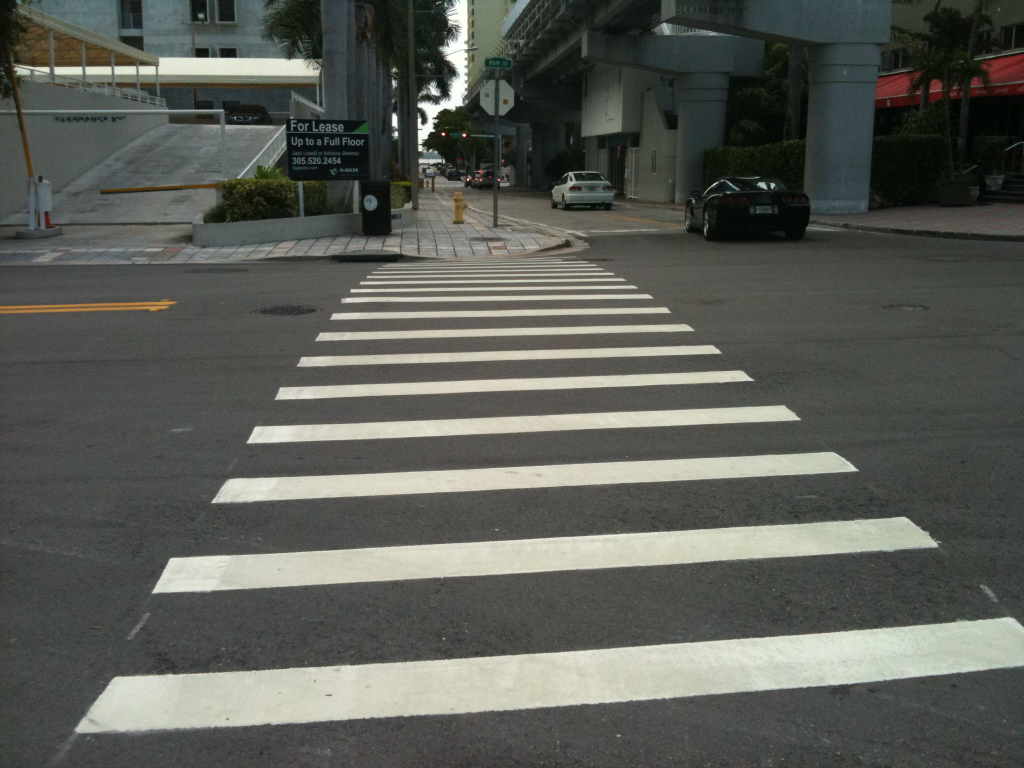
#> input picture data/crosswalk.jpg, 2048 x 1536 px (shown at 1/2 size); its folder holds only this picture in this run
$ python -i traffic_sign_classification.py   (imports and definitions only)
#> lines starting #> are read from the running program, lines starting #| are printed output that depends on the picture; after the words box and inside, x2 and y2 are one past the last pixel; in counts of white or black regions, pixels touching at a corner belong together
#> further down, picture is the input picture: shape (1536, 2048, 3); mean B, G, R 85.9, 92.2, 89.9
from configs import GUI_MODE

import sys
import cv2
import numpy as np

STRUCTURE_KERNEL = cv2.getStructuringElement(cv2.MORPH_RECT, (21, 7))

HSV_BLUE_LOWER = np.array([100, 50, 50])
HSV_BLUE_UPPER = np.array([124, 255, 255])

HSV_RED_LOWER = np.array([-10, 50, 50])
HSV_RED_UPPER = np.array([10, 255, 255])


def try_detect_sign(frame):
    hsv = cv2.cvtColor(frame, cv2.COLOR_BGR2HSV)
#> hsv: shape (1536, 2048, 3); mean H, S, V 47.5, 30.5, 93.3

    mask_blue = cv2.inRange(hsv, HSV_BLUE_LOWER, HSV_BLUE_UPPER)
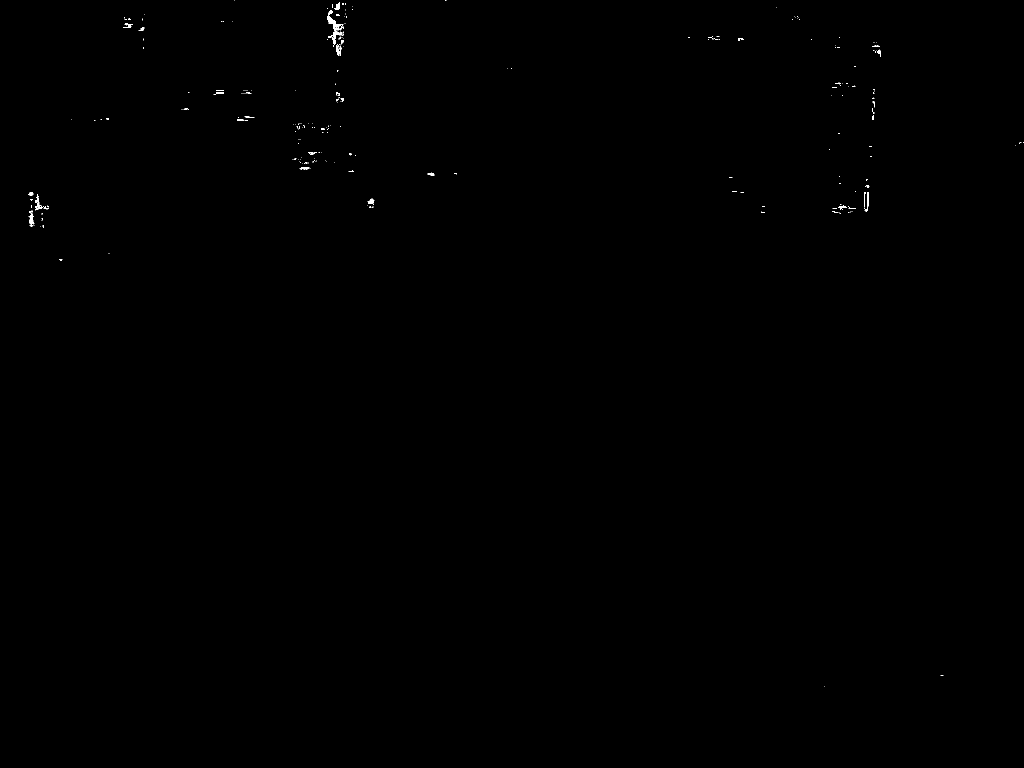
#> mask_blue: shape (1536, 2048) (shown at 1/2 size); 0.11% white; 264 white regions (229 under 20 px), largest, box (x1, y1, x2, y2) and area: (654, 20, 686, 90) 621, (57, 421, 69, 454) 187, (70, 389, 86, 421) 158
    mask_red = cv2.inRange(hsv, HSV_RED_LOWER, HSV_RED_UPPER)
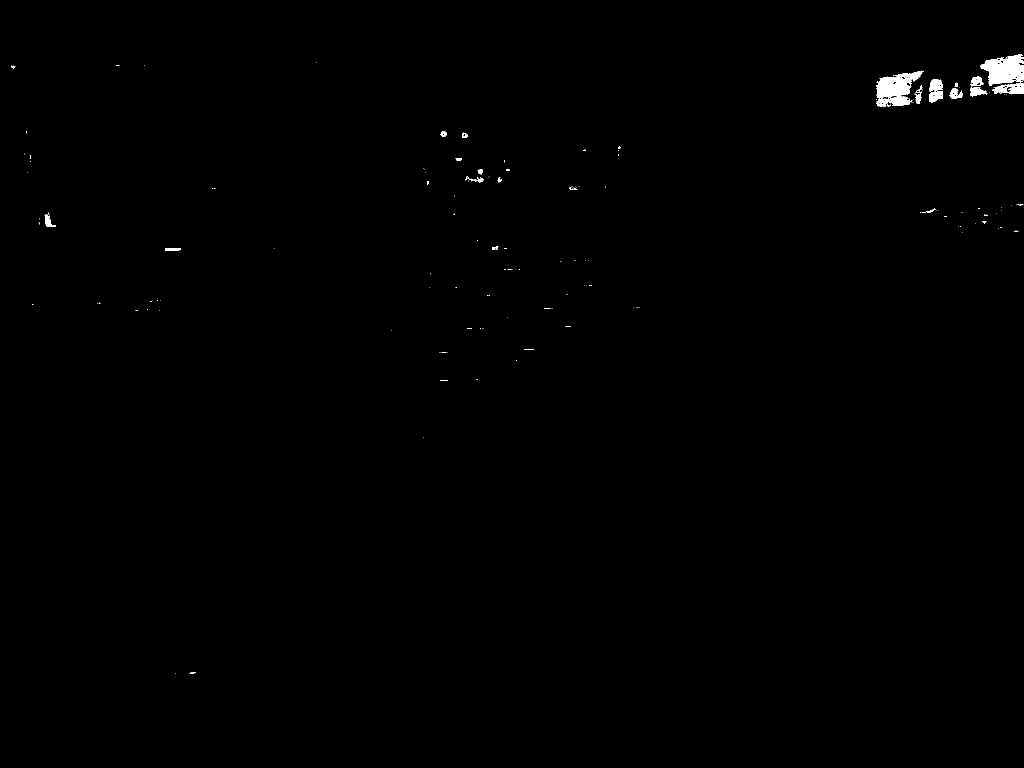
#> mask_red: shape (1536, 2048) (shown at 1/2 size); 0.39% white; 164 white regions (136 under 20 px), largest, box (x1, y1, x2, y2) and area: (1752, 141, 1848, 214) 3793, (1960, 108, 2048, 172) 3640, (1985, 165, 2048, 189) 903

    if GUI_MODE:
        cv2.imshow('frame', frame)
        cv2.imshow('color_space', hsv)
        cv2.imshow('blue_mask', mask_blue)
        cv2.imshow('red_mask', mask_red)

    res, i = filter_noise(mask_blue, frame, 0)
    res, i = filter_noise(mask_red, frame, i)
    return res


def filter_noise(mask, frame, i):
#> called with i = 0
    target = cv2.blur(mask, (9, 9))

    _, target = cv2.threshold(target, 127, 255, cv2.THRESH_BINARY)
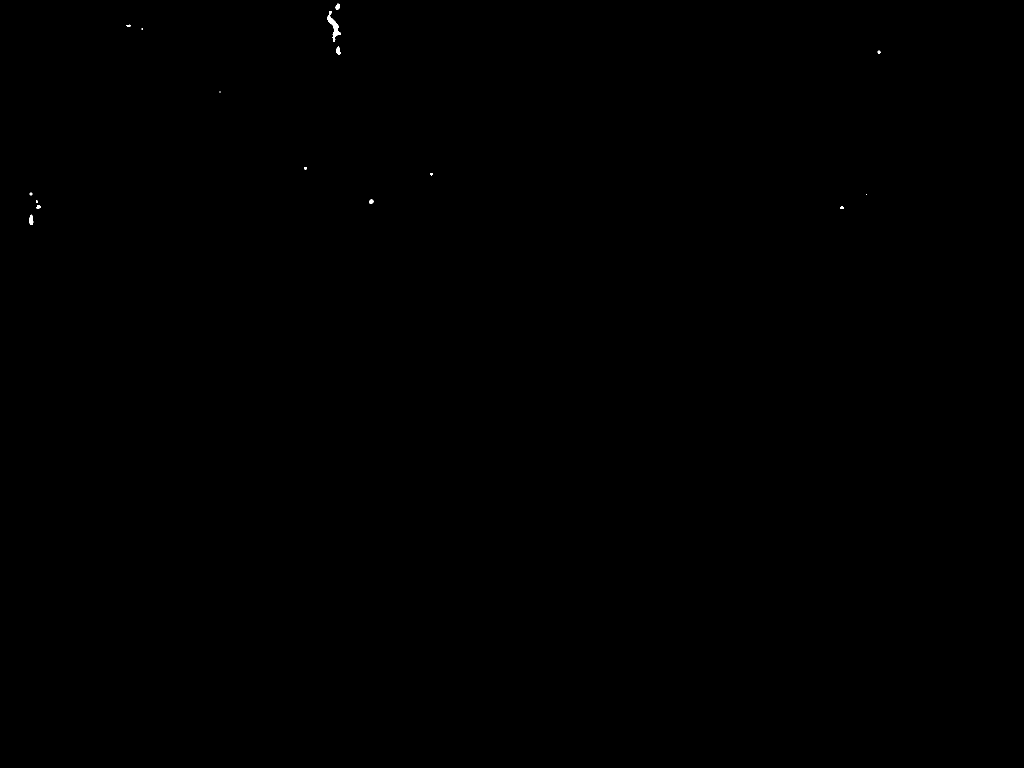
#> target: shape (1536, 2048) (shown at 1/2 size); 0.03% white; 17 white regions (6 under 20 px), largest, box (x1, y1, x2, y2) and area: (655, 22, 682, 84) 504, (58, 429, 67, 450) 129, (672, 92, 681, 110) 100
    closed = cv2.morphologyEx(target, cv2.MORPH_CLOSE, STRUCTURE_KERNEL)
#> closed: shape (1536, 2048); 0.04% white; 15 white regions (4 under 20 px), largest, box (x1, y1, x2, y2) and area: (655, 22, 682, 84) 529, (58, 429, 67, 450) 129, (672, 92, 681, 110) 100

    if GUI_MODE:
        cv2.imshow('target_threshold', target)
        cv2.imshow('target_closed', closed)

    erode = cv2.erode(closed, None, iterations=4)
#> erode: shape (1536, 2048); every value is 0
    dilate = cv2.dilate(erode, None, iterations=10)

    return classify_image(dilate, frame, i)


def classify_image(dilate, frame, i):
    import os

    parent_dir = "/data/trained_data/"
    classifiers = []

#> (the run stopped early here; a loop or call above may not have finished)
